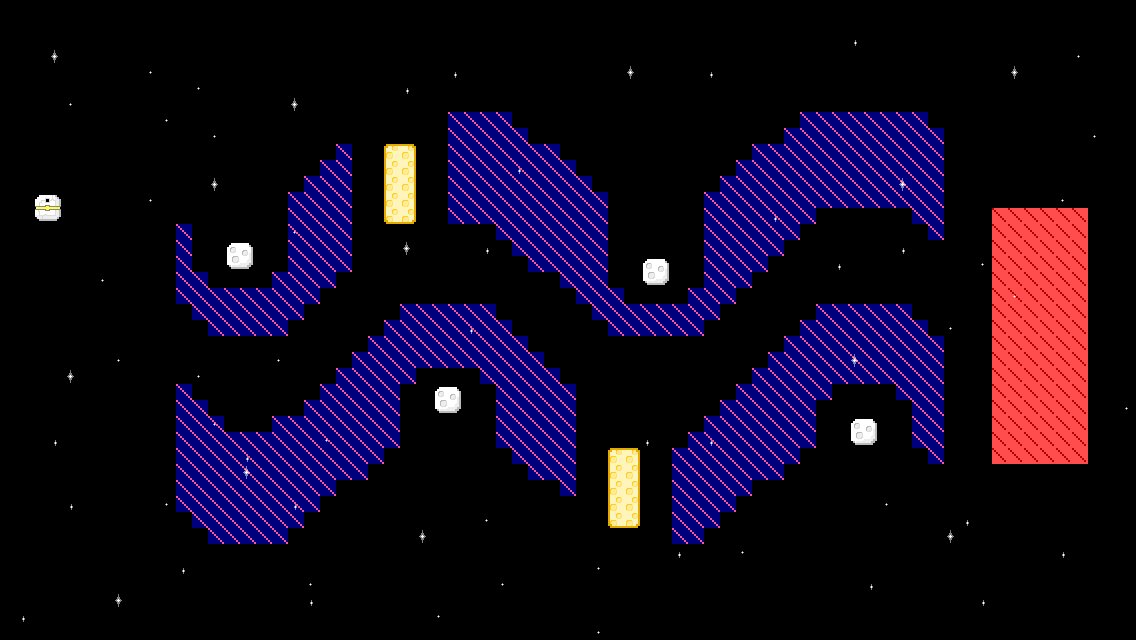

This is a level from a 2D game, rendered from its Tiled map with the project's own tilesets. A one-line summary and the map file follow, with tile-layer data summarised:
An orthogonal 71x40 tile map with 16x16 px tiles, 2 tile layers (Tile Layer 1, Stars), 3 tilesets.

<map version="1.0" orientation="orthogonal" width="71" height="40" tilewidth="16" tileheight="16">
 <properties>
  <property name="time1" value="10" />
  <property name="time2" value="7" />
  <property name="time3" value="6" />
 </properties>
 <tileset firstgid="1" name="sprites32" tilewidth="32" tileheight="32">
  <image source="../data/sprites32.png" width="512" height="32" />
 </tileset>
 <tileset firstgid="17" name="sprites16" tilewidth="16" tileheight="16">
  <image source="../data/sprites16.png" width="256" height="16" />
 </tileset>
 <tileset firstgid="33" name="stars" tilewidth="16" tileheight="16">
  <image source="../data/stars.png" width="48" height="16" />
 </tileset>
 <layer name="Tile Layer 1" width="71" height="40">
  <data>[2840 cells, 653 non-empty, 10 distinct tile ids]</data>
 </layer>
 <layer name="Stars" width="71" height="40">
  <data>[2840 cells, 66 non-empty, 3 distinct tile ids]</data>
 </layer>
</map>
